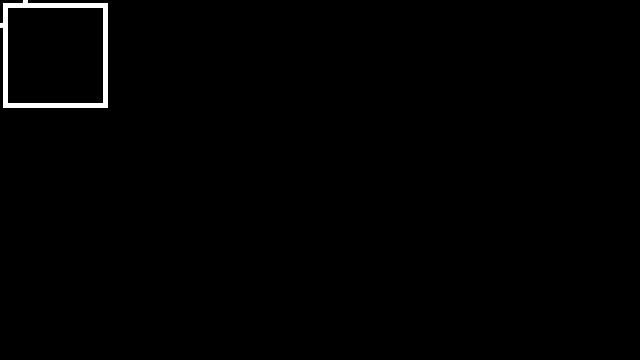
Frame 1 (no input)
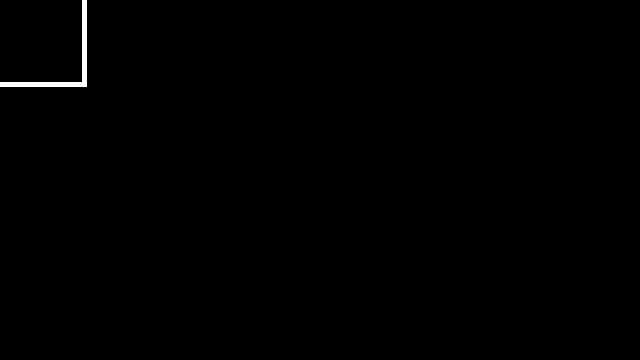
Frame 60 (the mouse pressed at the canvas centre just before this capture)
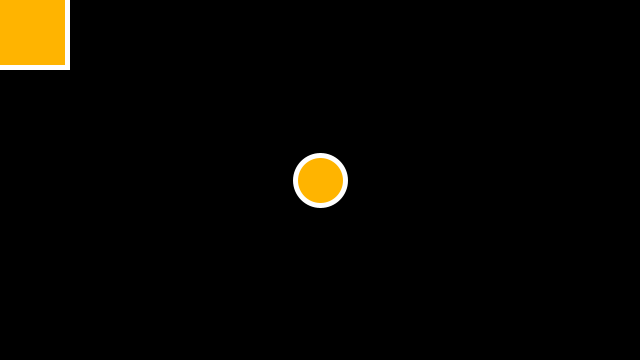
Frame 120 (the mouse held since frame 60 and released just before this capture)

The Processing sketch that drew these frames (run headless with seeded random() and noise(); from frame 60 on, the mouse is pressed at the canvas centre):

// Processing sketch: Bouncing_things
// ── Bouncing_things.pde
void setup() {
  size(640, 360);
  background(0);
}
  float gravity = 0.5;
  float squareX=1;
  float speed=5;
  float squareY=1;
void draw() {

  //background(mouseX, mouseY, 50);
  background(0);
  stroke(255);
  strokeWeight(5);
  fill(mouseX, mouseY, 0);
  //Disegna il cerchio nella posizione X
  circle(mouseX, mouseY, 50);
  speed -= gravity;
  squareX+=speed;
  squareY+=speed;
  if((squareX >= width || squareX <= 0) || (squareY >= height || squareY <= 0)){speed *= -gravity;}
  println(squareX,squareY);
  square(squareX, squareY, 100);
}

void mousePressed() {
  speed = random(1,8);
}
